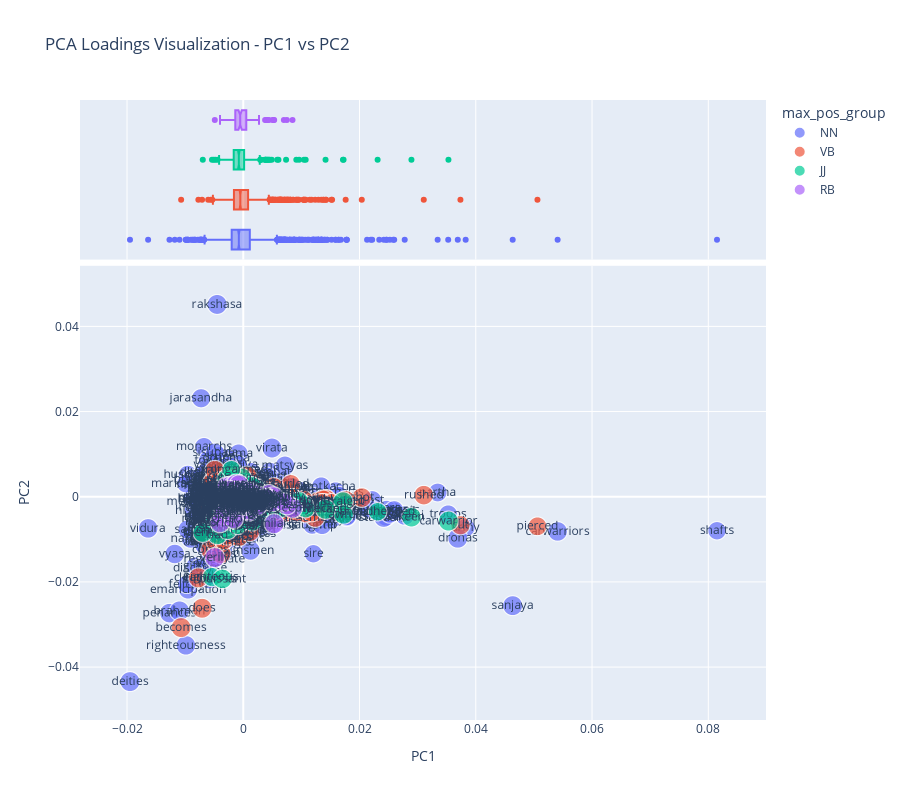

The cell this chart's notebook holds for it:
### Code cell
fig01load = vis_loadings(LOADINGS2, 0, 1)
fig01load.write_html(base_path + r"/plots/PC12_load.html")
fig01load.show()

### Figure 1 — Plotly figure (JSON) as saved in the notebook; plotly's stock layout.template omitted (floating-point values rounded to 4 significant figures; data arrays with more than 128 entries replaced by an {"elided": "..."} marker saying what was removed)
{"data": [{"hovertemplate": "<b>%{hovertext}</b><br><br>max_pos_group=NN<br>PC0=%{x}<br>PC1=%{y}<br>dfidf=%{marker.size}<br>term_str=%{text}<extra></extra>", "hovertext": {"elided": "1597 str values"}, "legendgroup": "NN", "marker": {"color": "#636efa", "size": {"elided": "1597 float values"}, "sizemode": "area", "sizeref": 0.1313, "symbol": "circle"}, "mode": "markers+text", "name": "NN", "showlegend": true, "text": {"elided": "1597 str values"}, "type": "scattergl", "x": {"elided": "1597 float values"}, "xaxis": "x", "y": {"elided": "1597 float values"}, "yaxis": "y"}, {"alignmentgroup": "True", "hovertemplate": "<b>%{hovertext}</b><br><br>max_pos_group=NN<br>PC0=%{x}<extra></extra>", "hovertext": {"elided": "1597 str values"}, "legendgroup": "NN", "marker": {"color": "#636efa", "symbol": "circle"}, "name": "NN", "notched": true, "offsetgroup": "NN", "showlegend": false, "type": "box", "x": {"elided": "1597 float values"}, "xaxis": "x2", "yaxis": "y2"}, {"hovertemplate": "<b>%{hovertext}</b><br><br>max_pos_group=VB<br>PC0=%{x}<br>PC1=%{y}<br>dfidf=%{marker.size}<br>term_str=%{text}<extra></extra>", "hovertext": {"elided": "1015 str values"}, "legendgroup": "VB", "marker": {"color": "#EF553B", "size": {"elided": "1015 float values"}, "sizemode": "area", "sizeref": 0.1313, "symbol": "circle"}, "mode": "markers+text", "name": "VB", "showlegend": true, "text": {"elided": "1015 str values"}, "type": "scattergl", "x": {"elided": "1015 float values"}, "xaxis": "x", "y": {"elided": "1015 float values"}, "yaxis": "y"}, {"alignmentgroup": "True", "hovertemplate": "<b>%{hovertext}</b><br><br>max_pos_group=VB<br>PC0=%{x}<extra></extra>", "hovertext": {"elided": "1015 str values"}, "legendgroup": "VB", "marker": {"color": "#EF553B", "symbol": "circle"}, "name": "VB", "notched": true, "offsetgroup": "VB", "showlegend": false, "type": "box", "x": {"elided": "1015 float values"}, "xaxis": "x2", "yaxis": "y2"}, {"hovertemplate": "<b>%{hovertext}</b><br><br>max_pos_group=JJ<br>PC0=%{x}<br>PC1=%{y}<br>dfidf=%{marker.size}<br>term_str=%{text}<extra></extra>", "hovertext": {"elided": "364 str values"}, "legendgroup": "JJ", "marker": {"color": "#00cc96", "size": {"elided": "364 float values"}, "sizemode": "area", "sizeref": 0.1313, "symbol": "circle"}, "mode": "markers+text", "name": "JJ", "showlegend": true, "text": {"elided": "364 str values"}, "type": "scattergl", "x": {"elided": "364 float values"}, "xaxis": "x", "y": {"elided": "364 float values"}, "yaxis": "y"}, {"alignmentgroup": "True", "hovertemplate": "<b>%{hovertext}</b><br><br>max_pos_group=JJ<br>PC0=%{x}<extra></extra>", "hovertext": {"elided": "364 str values"}, "legendgroup": "JJ", "marker": {"color": "#00cc96", "symbol": "circle"}, "name": "JJ", "notched": true, "offsetgroup": "JJ", "showlegend": false, "type": "box", "x": {"elided": "364 float values"}, "xaxis": "x2", "yaxis": "y2"}, {"hovertemplate": "<b>%{hovertext}</b><br><br>max_pos_group=RB<br>PC0=%{x}<br>PC1=%{y}<br>dfidf=%{marker.size}<br>term_str=%{text}<extra></extra>", "hovertext": ["verily", "speedily", "sometimes", "longer", "meanwhile", "deeply", "really", "similarly", "properly", "surely", "fully", "everywhere", "perfectly", "fearlessly", "far", "equally", "entirely", "worldly", "firmly", "forcibly", "fast", "immediately", "folly", "happily", "carefully", "almost", "aside", "further", "loudly", "especially", "easily", "completely", "incessantly", "agreeably", "smilingly", "instead", "constantly", "forward", "gradually", "righteously", "frequently", "slowly", "fiercely", "accordingly", "wholly", "continually", "scarcely", "asleep", "thereby", "mentally", "often", "vigorously", "perhaps", "actually", "ceaselessly", "extremely", "furiously", "enough", "singly", "separately", "respectfully", "quite", "generally", "exactly", "naturally", "assuredly", "joyfully", "presently", "adhere", "subsequently", "twice", "simply", "lastly", "instantly", "virtuously", "respectively", "quietly", "previously", "reverentially", "hastily", "gently", "falsely", "alike", "sweetly", "rather", "finally", "wrathfully", "ahead", "particularly", "deceitfully", "regardless", "heavily", "humbly", "kindly", "violently", "eagerly", "gladly", "brightly", "anywhere", "utterly", "sinfully", "specially", "secretly", "softly"], "legendgroup": "RB", "marker": {"color": "#ab63fa", "size": [52.54, 46.03, 51.96, 45.4, 47.78, 52.14, 52.3, 52.3, 49.72, 44.74, 48.3, 49.72, 50.51, 52.54, 50.87, 50.51, 52.14, 49.64, 50.51, 51.48, 51.73, 51.73, 51.96, 51.96, 52.3, 50.51, 52.54, 51.73, 52.41, 51.73, 52.3, 52.42, 51.67, 52.14, 52.41, 52.42, 52.41, 52.41, 51.67, 46.15, 51.48, 52.14, 51.93, 52.14, 50.61, 50.61, 52.41, 52.3, 52.3, 52.5, 52.5, 44.27, 50.61, 46.98, 45.25, 52.3, 45.25, 52.14, 48.43, 52.14, 51.93, 50.15, 47.74, 49.07, 49.07, 44.27, 49.07, 46.15, 44.27, 45.25, 47.74, 46.98, 44.27, 46.98, 44.27, 49.07, 47.74, 48.43, 46.98, 50.15, 49.07, 44.27, 46.15, 46.15, 50.15, 44.27, 44.27, 44.27, 49.64, 45.25, 44.27, 46.98, 45.25, 44.27, 47.74, 45.25, 48.43, 46.15, 45.25, 44.27, 44.27, 45.25, 44.27, 46.15], "sizemode": "area", "sizeref": 0.1313, "symbol": "circle"}, "mode": "markers+text", "name": "RB", "showlegend": true, "text": ["verily", "speedily", "sometimes", "longer", "meanwhile", "deeply", "really", "similarly", "properly", "surely", "fully", "everywhere", "perfectly", "fearlessly", "far", "equally", "entirely", "worldly", "firmly", "forcibly", "fast", "immediately", "folly", "happily", "carefully", "almost", "aside", "further", "loudly", "especially", "easily", "completely", "incessantly", "agreeably", "smilingly", "instead", "constantly", "forward", "gradually", "righteously", "frequently", "slowly", "fiercely", "accordingly", "wholly", "continually", "scarcely", "asleep", "thereby", "mentally", "often", "vigorously", "perhaps", "actually", "ceaselessly", "extremely", "furiously", "enough", "singly", "separately", "respectfully", "quite", "generally", "exactly", "naturally", "assuredly", "joyfully", "presently", "adhere", "subsequently", "twice", "simply", "lastly", "instantly", "virtuously", "respectively", "quietly", "previously", "reverentially", "hastily", "gently", "falsely", "alike", "sweetly", "rather", "finally", "wrathfully", "ahead", "particularly", "deceitfully", "regardless", "heavily", "humbly", "kindly", "violently", "eagerly", "gladly", "brightly", "anywhere", "utterly", "sinfully", "specially", "secretly", "softly"], "type": "scattergl", "x": [-0.0049, 0.003754, -0.002579, 0.001005, 0.004406, 0.008474, -0.003426, 0.005315, -0.00174, -0.002858, -0.002283, -0.0008476, 0.0007639, 0.007501, -0.001211, -0.001182, 0.001332, -0.004005, 0.001018, 0.002448, -0.0003068, -0.001912, 0.0007817, -0.002385, 0.0002278, 0.002014, 0.005046, -0.001499, 0.002353, 0.0004587, 0.0004345, 0.0002273, 0.005202, -0.002651, 0.001241, -0.001392, -0.001023, 0.0006, -0.001718, -0.00161, 9.798e-05, 0.001533, 0.004199, -0.001888, 0.002427, 0.0003524, -0.001358, -0.002251, -0.001584, -0.0002017, -0.000387, 0.006985, -0.000753, 0.0003376, 0.0001147, -0.001621, 0.003948, -0.001092, 0.002295, -0.001087, -0.00168, 3.502e-05, -0.0004175, -0.0006547, -0.001136, -0.001269, -0.0003863, -0.0004564, -0.0006428, -0.0007747, -0.0003623, -0.001506, -0.001513, -0.00225, -0.002842, -0.001632, 0.0001745, -0.0003955, -0.0005565, -0.0007534, 5.675e-05, -0.000639, -0.0001325, -0.002267, -0.0005177, -0.001237, 0.002709, -0.0005611, -0.0006507, -0.001112, 0.00112, -0.0005195, -0.0007267, -0.001483, 0.0005256, -0.0009202, -0.0009721, 0.0002086, -0.0007356, -0.000213, 0.0005171, -0.001211, -0.001187, -0.0001838], "xaxis": "x", "y": [-0.01426, -6.002e-05, -0.004347, -0.003553, 0.0006322, -0.002652, -0.004091, -0.006302, -0.003441, 0.002587, -0.00154, -0.002319, -0.001023, -0.001871, -0.0007276, -0.002748, -0.002241, -0.006126, -0.001404, 0.0002925, -0.001756, -0.001165, -0.002939, 0.0007591, -0.001885, 0.000229, -0.001152, 0.0004767, 0.0002774, -0.001442, -0.001793, -0.001645, 1.964e-05, -0.00306, 0.0009977, -0.00087, -0.001556, 0.0006868, -0.002634, -0.005255, -0.0005492, -6.418e-05, -0.0003604, -0.002196, -0.002069, -0.002105, 0.001873, 0.002499, 0.0006994, -0.000388, 4.186e-05, -0.001208, 0.001205, -0.002014, -0.001749, 0.002604, -0.0002115, 0.001427, -0.0005599, -0.0006626, 0.0007906, -7.988e-05, -0.001637, -0.0001623, -0.0006422, 0.003153, 0.0007038, -0.0002092, -0.001289, -0.0002331, -0.001124, -0.0003512, -0.00105, 0.00103, -0.0006246, -0.001777, -0.0004795, -0.0007938, 0.0009106, 0.002852, -0.0005947, -0.001014, -0.001609, 0.00165, 0.001043, -0.0004659, -0.0004127, 5.351e-05, -0.0005992, -0.0009829, -0.001427, -0.0001585, -0.0002521, -0.0008223, 0.001309, -0.0001664, 0.001459, -0.0003788, 8.723e-05, -0.0004341, -0.001065, 0.0004737, -0.0005704, -0.0004589], "yaxis": "y"}, {"alignmentgroup": "True", "hovertemplate": "<b>%{hovertext}</b><br><br>max_pos_group=RB<br>PC0=%{x}<extra></extra>", "hovertext": ["verily", "speedily", "sometimes", "longer", "meanwhile", "deeply", "really", "similarly", "properly", "surely", "fully", "everywhere", "perfectly", "fearlessly", "far", "equally", "entirely", "worldly", "firmly", "forcibly", "fast", "immediately", "folly", "happily", "carefully", "almost", "aside", "further", "loudly", "especially", "easily", "completely", "incessantly", "agreeably", "smilingly", "instead", "constantly", "forward", "gradually", "righteously", "frequently", "slowly", "fiercely", "accordingly", "wholly", "continually", "scarcely", "asleep", "thereby", "mentally", "often", "vigorously", "perhaps", "actually", "ceaselessly", "extremely", "furiously", "enough", "singly", "separately", "respectfully", "quite", "generally", "exactly", "naturally", "assuredly", "joyfully", "presently", "adhere", "subsequently", "twice", "simply", "lastly", "instantly", "virtuously", "respectively", "quietly", "previously", "reverentially", "hastily", "gently", "falsely", "alike", "sweetly", "rather", "finally", "wrathfully", "ahead", "particularly", "deceitfully", "regardless", "heavily", "humbly", "kindly", "violently", "eagerly", "gladly", "brightly", "anywhere", "utterly", "sinfully", "specially", "secretly", "softly"], "legendgroup": "RB", "marker": {"color": "#ab63fa", "symbol": "circle"}, "name": "RB", "notched": true, "offsetgroup": "RB", "showlegend": false, "type": "box", "x": [-0.0049, 0.003754, -0.002579, 0.001005, 0.004406, 0.008474, -0.003426, 0.005315, -0.00174, -0.002858, -0.002283, -0.0008476, 0.0007639, 0.007501, -0.001211, -0.001182, 0.001332, -0.004005, 0.001018, 0.002448, -0.0003068, -0.001912, 0.0007817, -0.002385, 0.0002278, 0.002014, 0.005046, -0.001499, 0.002353, 0.0004587, 0.0004345, 0.0002273, 0.005202, -0.002651, 0.001241, -0.001392, -0.001023, 0.0006, -0.001718, -0.00161, 9.798e-05, 0.001533, 0.004199, -0.001888, 0.002427, 0.0003524, -0.001358, -0.002251, -0.001584, -0.0002017, -0.000387, 0.006985, -0.000753, 0.0003376, 0.0001147, -0.001621, 0.003948, -0.001092, 0.002295, -0.001087, -0.00168, 3.502e-05, -0.0004175, -0.0006547, -0.001136, -0.001269, -0.0003863, -0.0004564, -0.0006428, -0.0007747, -0.0003623, -0.001506, -0.001513, -0.00225, -0.002842, -0.001632, 0.0001745, -0.0003955, -0.0005565, -0.0007534, 5.675e-05, -0.000639, -0.0001325, -0.002267, -0.0005177, -0.001237, 0.002709, -0.0005611, -0.0006507, -0.001112, 0.00112, -0.0005195, -0.0007267, -0.001483, 0.0005256, -0.0009202, -0.0009721, 0.0002086, -0.0007356, -0.000213, 0.0005171, -0.001211, -0.001187, -0.0001838], "xaxis": "x2", "yaxis": "y2"}], "layout": {"height": 800, "legend": {"itemsizing": "constant", "title": {"text": "max_pos_group"}, "tracegroupgap": 0}, "title": {"text": "PCA Loadings Visualization - PC1 vs PC2"}, "xaxis": {"anchor": "y", "domain": [0, 1], "title": {"text": "PC1"}}, "xaxis2": {"anchor": "y2", "domain": [0, 1], "matches": "x", "showgrid": true, "showticklabels": false}, "yaxis": {"anchor": "x", "domain": [0, 0.7326], "title": {"text": "PC2"}}, "yaxis2": {"anchor": "x2", "domain": [0.7426, 1], "matches": "y2", "showgrid": false, "showline": false, "showticklabels": false, "ticks": ""}}}
